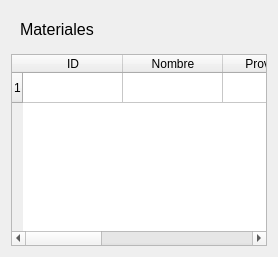
              <widget class="QWidget" name="tbClient_8">
               <layout class="QVBoxLayout" name="verticalLayout_26">
                <item>
                 <widget class="QWidget" name="widget_34" native="true">
                  <layout class="QHBoxLayout" name="horizontalLayout_35">
                   <item>
                    <widget class="QLabel" name="label_23">
                     <property name="font">
                      <font>
                       <pointsize>12</pointsize>
                      </font>
                     </property>
                     <property name="text">
                      <string>Materiales</string>
                     </property>
                    </widget>
                   </item>
                  </layout>
                 </widget>
                </item>
                <item>
                 <widget class="QTableWidget" name="tableClient_8">
                  <property name="horizontalScrollBarPolicy">
                   <enum>Qt::ScrollBarAsNeeded</enum>
                  </property>
                  <property name="sizeAdjustPolicy">
                   <enum>QAbstractScrollArea::AdjustIgnored</enum>
                  </property>
                  <property name="selectionBehavior">
                   <enum>QAbstractItemView::SelectRows</enum>
                  </property>
                  <property name="horizontalScrollMode">
                   <enum>QAbstractItemView::ScrollPerItem</enum>
                  </property>
                  <property name="gridStyle">
                   <enum>Qt::SolidLine</enum>
                  </property>
                  <attribute name="horizontalHeaderCascadingSectionResizes">
                   <bool>false</bool>
                  </attribute>
                  <attribute name="horizontalHeaderShowSortIndicator" stdset="0">
                   <bool>false</bool>
                  </attribute>
                  <attribute name="horizontalHeaderStretchLastSection">
                   <bool>true</bool>
                  </attribute>
                  <attribute name="verticalHeaderCascadingSectionResizes">
                   <bool>false</bool>
                  </attribute>
                  <attribute name="verticalHeaderShowSortIndicator" stdset="0">
                   <bool>false</bool>
                  </attribute>
                  <attribute name="verticalHeaderStretchLastSection">
                   <bool>false</bool>
                  </attribute>
                  <row/>
                  <column>
                   <property name="text">
                    <string>ID</string>
                   </property>
                  </column>
                  <column>
                   <property name="text">
                    <string>Nombre</string>
                   </property>
                  </column>
                  <column>
                   <property name="text">
                    <string>Proveedor</string>
                   </property>
                  </column>
                  <column>
                   <property name="text">
                    <string>Historial combinaciones</string>
                   </property>
                  </column>
                  <column>
                   <property name="text">
                    <string>Pzs/Lote</string>
                   </property>
                  </column>
                  <column>
                   <property name="text">
                    <string>Ultima Compra</string>
                   </property>
                  </column>
                 </widget>
                </item>
               </layout>
              </widget>
